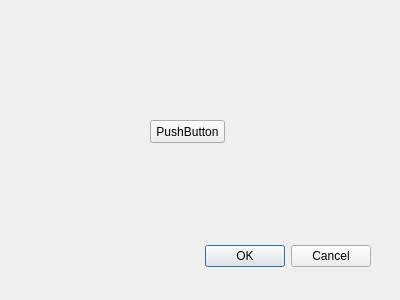
<?xml version="1.0" encoding="UTF-8"?>
<ui version="4.0">
 <class>Dialog</class>
 <widget class="QDialog" name="Dialog">
  <property name="geometry">
   <rect>
    <x>0</x>
    <y>0</y>
    <width>400</width>
    <height>300</height>
   </rect>
  </property>
  <property name="windowTitle">
   <string>Dialog</string>
  </property>
  <widget class="QDialogButtonBox" name="buttonBox">
   <property name="geometry">
    <rect>
     <x>30</x>
     <y>240</y>
     <width>341</width>
     <height>32</height>
    </rect>
   </property>
   <property name="orientation">
    <enum>Qt::Horizontal</enum>
   </property>
   <property name="standardButtons">
    <set>QDialogButtonBox::Cancel|QDialogButtonBox::Ok</set>
   </property>
  </widget>
  <widget class="QPushButton" name="pushButton">
   <property name="geometry">
    <rect>
     <x>150</x>
     <y>120</y>
     <width>75</width>
     <height>23</height>
    </rect>
   </property>
   <property name="text">
    <string>PushButton</string>
   </property>
  </widget>
 </widget>
 <resources/>
 <connections>
  <connection>
   <sender>buttonBox</sender>
   <signal>accepted()</signal>
   <receiver>Dialog</receiver>
   <slot>accept()</slot>
   <hints>
    <hint type="sourcelabel">
     <x>248</x>
     <y>254</y>
    </hint>
    <hint type="destinationlabel">
     <x>157</x>
     <y>274</y>
    </hint>
   </hints>
  </connection>
  <connection>
   <sender>buttonBox</sender>
   <signal>rejected()</signal>
   <receiver>Dialog</receiver>
   <slot>reject()</slot>
   <hints>
    <hint type="sourcelabel">
     <x>316</x>
     <y>260</y>
    </hint>
    <hint type="destinationlabel">
     <x>286</x>
     <y>274</y>
    </hint>
   </hints>
  </connection>
 </connections>
</ui>
